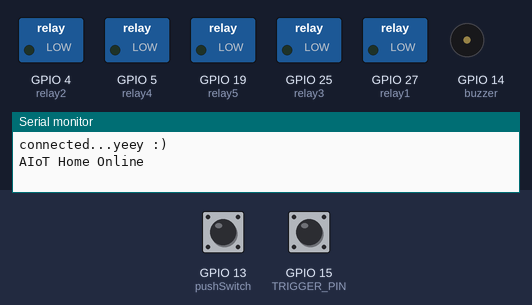
Bench run of a sketch on a simulated ESP32. Parts: switched loads named in the sketch (green lamp = pin HIGH), buzzer (waves = sounding, pin HIGH), the last lines printed to the serial monitor. The inputs (shaded band) are chosen by the test bench; at power-on: GPIO 15 (TRIGGER_PIN) HIGH, GPIO 13 (pushSwitch) HIGH. WiFi joins after 1.5 s; servers stay silent unless stated. At 24.3 s the program restarts the board; the recording ends there.

Above: at 9.0 s.
9.1 s: GPIO 15 (TRIGGER_PIN) pulled LOW for 1 s
At 10.0 s:
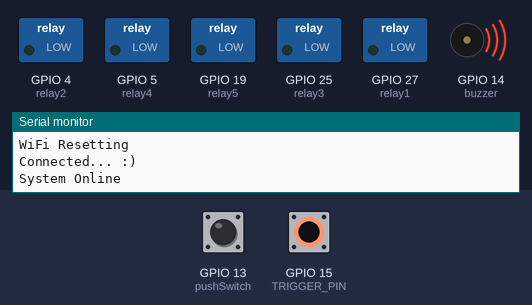
11.6 s: GPIO 15 (TRIGGER_PIN) pulled LOW for 3.2 s
At 16.0 s:
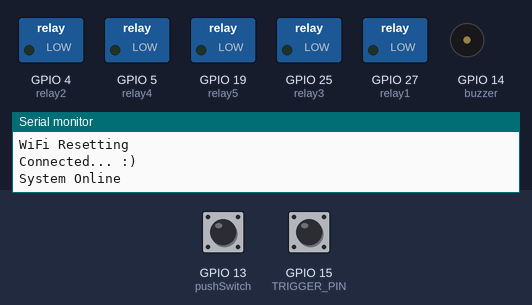
16.3 s: GPIO 13 (pushSwitch) pulled LOW for 3.2 s
At 16.8 s:
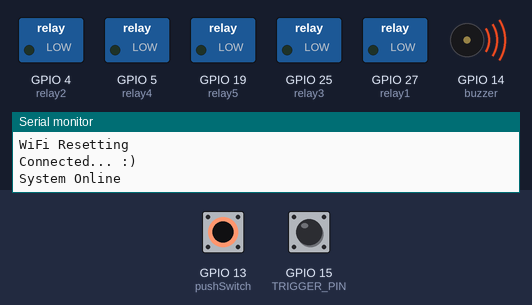
Timing chart, 0 to 24.3 s (numbered marks = the images above; inputs shaded):
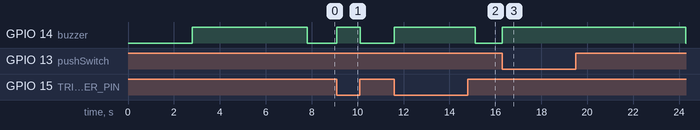

The sketch:

AIoTHomeAutomation.ino
```cpp
#define BLYNK_TEMPLATE_ID "TMPL3tutmzrCe"
#define BLYNK_TEMPLATE_NAME "AIoT Home automation"
#define BLYNK_AUTH_TOKEN "EP_dkCgIKJ3IdFYr7fFx-o2zOoYq5KcU"

#include <WiFi.h>
#include <WiFiClient.h>
#include <BlynkSimpleEsp32.h>
#include <WiFiManager.h>

// Your WiFi credentials
char ssid[] = "";
char pass[] = "";

// Define the relay pins
const int relay1 = 27;
const int relay2 = 4;
const int relay3 = 25;
const int relay4 = 5;
const int relay5 = 19;

#define TRIGGER_PIN 15

// Define the push switch and buzzer pins
const int pushSwitch = 13;
const int buzzer = 14;

// Blynk virtual pins for the relays
#define VPIN_RELAY_1 V1
#define VPIN_RELAY_2 V2
#define VPIN_RELAY_3 V3
#define VPIN_RELAY_4 V4
#define VPIN_RELAY_5 V5

unsigned long buttonPressTime = 0;
unsigned long lastCheckTime = 0;
bool buttonPressed = false;
bool wifiResetting = false;
bool wasOffline = false;

void setup() {
  WiFi.mode(WIFI_STA);
  Serial.begin(115200);

  WiFiManager wm;

  bool res;
  res = wm.autoConnect("AIoT Home AP", "password");
  if (!res) {
    Serial.println("Failed to connect");
    // ESP.restart();
  } else {
    Serial.println("connected...yeey :)");
  }
  pinMode(TRIGGER_PIN, INPUT_PULLUP);

  // Connect to Blynk
  Blynk.begin(BLYNK_AUTH_TOKEN, WiFi.SSID().c_str(), WiFi.psk().c_str());

  // Set relay pins as output
  pinMode(relay1, OUTPUT);
  pinMode(relay2, OUTPUT);
  pinMode(relay3, OUTPUT);
  pinMode(relay4, OUTPUT);
  pinMode(relay5, OUTPUT);

  // Set push switch and buzzer pins
  pinMode(pushSwitch, INPUT_PULLUP);
  pinMode(buzzer, OUTPUT);

  // Set all relays to off initially
  digitalWrite(relay1, LOW);
  digitalWrite(relay2, LOW);
  digitalWrite(relay3, LOW);
  digitalWrite(relay4, LOW);
  digitalWrite(relay5, LOW);

  // Turn off the buzzer
  digitalWrite(buzzer, LOW);

  // Trigger the buzzer for 5 seconds at startup
  triggerBuzzer(5000);
}

void loop() {
  Blynk.run();
  checkPushButton();
  checkTriggerPin();
  checkWiFiStatusPeriodically();

  if (digitalRead(TRIGGER_PIN) == LOW && !wifiResetting) {
    wifiResetting = true;
    Serial.println("WiFi Resetting");
    // Reset WiFi
    WiFiManager().resetSettings();
    WiFiManager wm;
    wm.setConfigPortalTimeout(120);

    if (!wm.startConfigPortal("AIoT Home On Demand")) {
      Serial.println("Failed to connect and hit timeout");
      delay(3000);
      ESP.restart();
      delay(5000);
      Serial.println("System Offline");
    }
    Serial.println("Connected... :)");
    Serial.println("System Online");
    wifiResetting = false;
  }
}

// Blynk write functions for controlling the relays
BLYNK_WRITE(VPIN_RELAY_1) {
  int value = param.asInt();
  digitalWrite(relay1, value);
}

BLYNK_WRITE(VPIN_RELAY_2) {
  int value = param.asInt();
  digitalWrite(relay2, value);
}

BLYNK_WRITE(VPIN_RELAY_3) {
  int value = param.asInt();
  digitalWrite(relay3, value);
}

BLYNK_WRITE(VPIN_RELAY_4) {
  int value = param.asInt();
  digitalWrite(relay4, value);
}

BLYNK_WRITE(VPIN_RELAY_5) {
  int value = param.asInt();
  digitalWrite(relay5, value);
}

// Function to sync relay states from Blynk server when connected
BLYNK_CONNECTED() {
  delay(1000); // Wait for 1 second to ensure connection is stable
  Blynk.syncVirtual(VPIN_RELAY_1);
  Blynk.syncVirtual(VPIN_RELAY_2);
  Blynk.syncVirtual(VPIN_RELAY_3);
  Blynk.syncVirtual(VPIN_RELAY_4);
  Blynk.syncVirtual(VPIN_RELAY_5);
}

// Function to check the state of the push button
void checkPushButton() {
  if (digitalRead(pushSwitch) == LOW) {
    if (!buttonPressed) {
      buttonPressTime = millis();
      buttonPressed = true;
      digitalWrite(buzzer, HIGH); // Turn on the buzzer
    } else if (millis() - buttonPressTime >= 3000) {
      // Reset the system after button is pressed for 3 seconds
      resetSystem();
    }
  } else {
    buttonPressed = false;
    digitalWrite(buzzer, LOW); // Turn off the buzzer
  }
}

// Function to check the state of the TRIGGER_PIN
void checkTriggerPin() {
  if (digitalRead(TRIGGER_PIN) == LOW) {
    digitalWrite(buzzer, HIGH); // Turn on the buzzer
    delay(500); // Keep the buzzer on for 500 milliseconds
    digitalWrite(buzzer, LOW); // Turn off the buzzer
  }
}

// Function to check the WiFi status periodically
void checkWiFiStatusPeriodically() {
  unsigned long currentTime = millis();
  if (currentTime - lastCheckTime >= 3000) {
    lastCheckTime = currentTime;
    if (WiFi.status() != WL_CONNECTED) {
      Serial.println("AIoT Home Offline");
      if (!wasOffline) {
        wasOffline = true;
        triggerBuzzer(3000); // Trigger buzzer for 3 seconds if system goes offline
      }
    } else {
      Serial.println("AIoT Home Online");
      if (wasOffline) {
        wasOffline = false;
        triggerBuzzer(4000); // Trigger buzzer for 4 seconds if system comes online
      }
    }
  }
}

// Function to trigger the buzzer for a specified duration
void triggerBuzzer(unsigned long duration) {
  digitalWrite(buzzer, HIGH);
  delay(duration);
  digitalWrite(buzzer, LOW);
}

// Function to reset the system
void resetSystem() {
  Serial.println("System reset");
  triggerBuzzer(5000); // Trigger buzzer for 5 seconds at system reset
  ESP.restart();
}
```

Measured:
- after the input at 9.1 s, GPIO 14 (buzzer): LOW → HIGH at once, → LOW 1.0 s later
- after the input at 11.6 s, GPIO 14 (buzzer): LOW → HIGH at once, → LOW 3.5 s later
- after the input at 16.3 s, GPIO 14 (buzzer): LOW → HIGH at once, → LOW 8.0 s later
